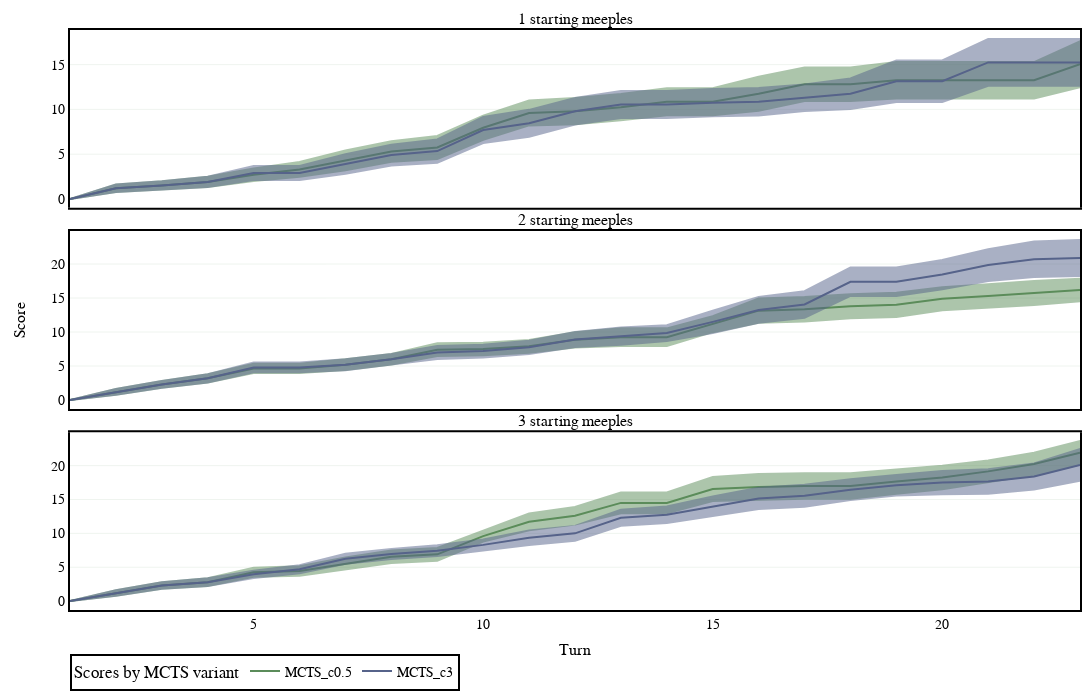

The code cell stored with this chart in its notebook:
### Code cell
#grouped = logs_list[1].groupby(["pg_game_turn"]).mean().reset_index()
#Plotly box plot
#fig = go.Figure()
#fig.add_trace(go.Box(x=logs_list[logs_names[1]]["pg_game_turn"],y=logs_list[logs_names[1]]["Score_p1"], name="Score_p1"))

#define variables
to_show = "Average" #Average or Boxplot
logs_index = 1
plot_separation_column = "initial_meeples"
box_group_column = "player_name"
x_column = "pg_game_turn"
y_column = "Score_p1"
#y_column = "avg_leaf_node_depth"
#y_column = "Meeples_p1"


#Calculate uniques
plot_identifiers = logs_list[logs_names[logs_index]][plot_separation_column].unique()
box_group_identifiers = logs_list[logs_names[logs_index]][box_group_column].unique()
colors = ["#5B8C5A","#56638A", "#EC7316"]
print("plot_identifiers", plot_identifiers)
print("box_group_identifiers", box_group_identifiers)

#Create figure
fig = make_subplots(rows=len(plot_identifiers)
                        ,cols=1
                        ,shared_xaxes=True
                        ,vertical_spacing=0.04
                        ,row_heights=[1/len(plot_identifiers) for _ in range(len(plot_identifiers))]
                        ,subplot_titles = [str(i) + " starting meeples" for i in plot_identifiers]
                        #, specs=[[{"secondary_y": True}] for _ in range(n_plots+1)]
                        ,x_title="Turn"
                        ,y_title='Score'
                        #,print_grid=True
                        )

for row, plot_identifier in enumerate(plot_identifiers):
    for group_id, box_group_identifier in enumerate(box_group_identifiers):
        data = logs_list[logs_names[logs_index]][logs_list[logs_names[logs_index]][plot_separation_column] == plot_identifier]
        data = data[data[box_group_column] == box_group_identifier]
        if to_show == "Average":
            x = list(data[x_column].unique())
            y1 = []
            y1_lower = []
            y1_upper = []
            for x_unique in x:
                temp_data = data[data[x_column] == x_unique]
                values = temp_data[y_column]
                current_mean = st.mean(values)
                y1.append(current_mean)
                std = st.stdev(values)
                #y_lower.append()
                y1_lower.append(current_mean - std / math.sqrt(len(values)))
                y1_upper.append(current_mean + std / math.sqrt(len(values)))
                #print(y1_lower[-1], y1[-1], y1_upper[-1])

            #Prepare data for plot
            x_rev = x[::-1]
            y1_lower = y1_lower[::-1]

            #Plot
            shadow_color = eu.color_rgb_to_hex(eu.brighten_color(eu.color_hex_to_rgb(colors[group_id]), 0.3))
            fig.add_trace(go.Scatter(
                    x=x+x_rev
                    ,y=y1_upper+y1_lower
                    ,fill='toself'
                    ,fillcolor=colors[group_id]
                    ,line_color=colors[group_id]
                    ,showlegend=False
                    ,opacity = 0.5
                    #,marker={"color":colors[group_id]}
                    )
                ,row=plot_identifier
                ,col=1)
            
            fig.add_trace(go.Scatter(
                    x=x
                    ,y=y1
                    ,line_color=colors[group_id]
                    ,name=str(box_group_identifier)
                    ,showlegend=row==1
                    ,legendgroup=str(box_group_identifier)
                    )
                ,row=plot_identifier
                ,col=1)
            

        elif to_show == "Boxplot":
            fig.add_trace(go.Box(x=data[x_column]
                                ,y=data[y_column]
                                ,name=str(box_group_identifier)
                                #, width=0.2
                                ,showlegend=row==1
                                ,legendgroup=str(box_group_identifier)
                                , marker={"color":colors[group_id]}
                                )
                            ,row=plot_identifier
                            ,col=1)

fig.update_layout(margin=dict(l=70, r=10, t=30, b=50)
                        ,width=1200
                        ,height=700
                        ,plot_bgcolor='rgba(0,0,0,0)'
                        #,plot_bgcolor="lightgray"
                        #,boxmode='group'
                        ,font = dict(family = "Arial", size = 14, color = "black")
                        ,legend=dict(
                            title = "Scores by MCTS variant"
                            ,orientation="h"
                            ,yanchor="top"
                            ,y=-0.075
                            #,xanchor="center"
                            #,x=0.4
                            ,bgcolor="white"#"lightgray"#"rgba(200, 255, 255, 0.8)"
                            ,font = dict(family = "Arial", size = 14, color = "black")
                            ,bordercolor="Black"
                            ,borderwidth=2
                            ,itemsizing='trace'
                            ,itemwidth = 30
                            ) 
                        )
if to_show == "Average":
    fig.update_traces(mode='lines')
elif to_show == "Boxplot":
    fig.update_layout(boxmode='group')
fig.update_xaxes(showline=True
                        , linewidth=2
                        , linecolor='black'
                        , mirror=True
                        )

fig.update_yaxes(showline=True
                    ,mirror=True
                    , linewidth=2
                    , linecolor='black'
                    #, nticks=5
                    #,tickmode = 'linear'
                    #,tick0 = 0
                    , gridcolor="#5B8C5A"
                    , gridwidth=0.1
                    #, dtick=5000
                    ,showgrid=True
                    )
fig.show()

### Figure 1 — Plotly figure (JSON) as saved in the notebook; plotly's stock layout.template omitted (floating-point values rounded to 4 significant figures)
{"data": [{"fill": "toself", "fillcolor": "#5B8C5A", "line": {"color": "#5B8C5A"}, "mode": "lines", "opacity": 0.5, "showlegend": false, "type": "scatter", "x": [1, 2, 3, 4, 5, 6, 7, 8, 9, 10, 11, 12, 13, 14, 15, 16, 17, 18, 19, 20, 21, 22, 23, 23, 22, 21, 20, 19, 18, 17, 16, 15, 14, 13, 12, 11, 10, 9, 8, 7, 6, 5, 4, 3, 2, 1], "xaxis": "x", "y": [0, 1.621, 1.978, 2.471, 3.4, 4.124, 5.408, 6.454, 7.039, 9.298, 10.99, 11.26, 11.72, 12.35, 12.35, 13.66, 14.67, 14.67, 15.28, 15.28, 15.28, 15.28, 17.61, 12.49, 11.22, 11.22, 11.22, 11.22, 10.93, 10.93, 9.839, 9.347, 9.347, 8.778, 8.335, 8.211, 6.602, 4.461, 4.146, 3.192, 2.476, 2, 1.329, 1.022, 0.7795, 0], "yaxis": "y"}, {"legendgroup": "MCTS_c0.5", "line": {"color": "#5B8C5A"}, "mode": "lines", "name": "MCTS_c0.5", "showlegend": false, "type": "scatter", "x": [1, 2, 3, 4, 5, 6, 7, 8, 9, 10, 11, 12, 13, 14, 15, 16, 17, 18, 19, 20, 21, 22, 23], "xaxis": "x", "y": [0, 1.2, 1.5, 1.9, 2.7, 3.3, 4.3, 5.3, 5.75, 7.95, 9.6, 9.8, 10.25, 10.85, 10.85, 11.75, 12.8, 12.8, 13.25, 13.25, 13.25, 13.25, 15.05], "yaxis": "y"}, {"fill": "toself", "fillcolor": "#56638A", "line": {"color": "#56638A"}, "mode": "lines", "opacity": 0.5, "showlegend": false, "type": "scatter", "x": [1, 2, 3, 4, 5, 6, 7, 8, 9, 10, 11, 12, 13, 14, 15, 16, 17, 18, 19, 20, 21, 22, 23, 23, 22, 21, 20, 19, 18, 17, 16, 15, 14, 13, 12, 11, 10, 9, 8, 7, 6, 5, 4, 3, 2, 1], "xaxis": "x", "y": [0, 1.621, 1.978, 2.471, 3.674, 3.674, 4.99, 6.056, 6.648, 9.151, 9.95, 11.29, 12.07, 12.07, 12.27, 12.38, 12.79, 13.46, 15.47, 15.47, 17.87, 17.87, 17.87, 12.63, 12.63, 12.63, 10.83, 10.83, 10.04, 9.81, 9.319, 9.23, 9.033, 9.033, 8.314, 6.95, 6.249, 4.052, 3.744, 2.81, 2.126, 2.126, 1.329, 1.022, 0.7795, 0], "yaxis": "y"}, {"legendgroup": "MCTS_c3", "line": {"color": "#56638A"}, "mode": "lines", "name": "MCTS_c3", "showlegend": false, "type": "scatter", "x": [1, 2, 3, 4, 5, 6, 7, 8, 9, 10, 11, 12, 13, 14, 15, 16, 17, 18, 19, 20, 21, 22, 23], "xaxis": "x", "y": [0, 1.2, 1.5, 1.9, 2.9, 2.9, 3.9, 4.9, 5.35, 7.7, 8.45, 9.8, 10.55, 10.55, 10.75, 10.85, 11.3, 11.75, 13.15, 13.15, 15.25, 15.25, 15.25], "yaxis": "y"}, {"fill": "toself", "fillcolor": "#5B8C5A", "line": {"color": "#5B8C5A"}, "mode": "lines", "opacity": 0.5, "showlegend": false, "type": "scatter", "x": [1, 2, 3, 4, 5, 6, 7, 8, 9, 10, 11, 12, 13, 14, 15, 16, 17, 18, 19, 20, 21, 22, 23, 23, 22, 21, 20, 19, 18, 17, 16, 15, 14, 13, 12, 11, 10, 9, 8, 7, 6, 5, 4, 3, 2, 1], "xaxis": "x2", "y": [0, 1.621, 2.787, 3.805, 5.339, 5.339, 5.997, 6.764, 8.339, 8.425, 8.832, 9.96, 10.54, 10.54, 12.32, 14.95, 15.15, 15.56, 15.79, 16.59, 17.02, 17.51, 17.85, 14.55, 13.99, 13.58, 13.21, 12.21, 12.04, 11.55, 11.35, 9.984, 7.957, 7.957, 7.74, 6.968, 6.575, 6.461, 5.236, 4.403, 3.961, 3.961, 2.595, 1.813, 0.7795, 0], "yaxis": "y2"}, {"legendgroup": "MCTS_c0.5", "line": {"color": "#5B8C5A"}, "mode": "lines", "name": "MCTS_c0.5", "showlegend": true, "type": "scatter", "x": [1, 2, 3, 4, 5, 6, 7, 8, 9, 10, 11, 12, 13, 14, 15, 16, 17, 18, 19, 20, 21, 22, 23], "xaxis": "x2", "y": [0, 1.2, 2.3, 3.2, 4.65, 4.65, 5.2, 6, 7.4, 7.5, 7.9, 8.85, 9.25, 9.25, 11.15, 13.15, 13.35, 13.8, 14, 14.9, 15.3, 15.75, 16.2], "yaxis": "y2"}, {"fill": "toself", "fillcolor": "#56638A", "line": {"color": "#56638A"}, "mode": "lines", "opacity": 0.5, "showlegend": false, "type": "scatter", "x": [1, 2, 3, 4, 5, 6, 7, 8, 9, 10, 11, 12, 13, 14, 15, 16, 17, 18, 19, 20, 21, 22, 23, 23, 22, 21, 20, 19, 18, 17, 16, 15, 14, 13, 12, 11, 10, 9, 8, 7, 6, 5, 4, 3, 2, 1], "xaxis": "x2", "y": [0, 1.621, 2.787, 3.805, 5.52, 5.52, 6.003, 6.771, 7.949, 8.136, 8.731, 10.01, 10.66, 11.01, 13.13, 15.15, 16, 19.49, 19.49, 20.6, 22.2, 23.3, 23.54, 18.26, 18.1, 17.5, 16.3, 15.31, 15.31, 12.1, 11.35, 9.869, 8.693, 8.143, 7.786, 6.769, 6.264, 6.051, 5.229, 4.397, 4.08, 4.08, 2.595, 1.813, 0.7795, 0], "yaxis": "y2"}, {"legendgroup": "MCTS_c3", "line": {"color": "#56638A"}, "mode": "lines", "name": "MCTS_c3", "showlegend": true, "type": "scatter", "x": [1, 2, 3, 4, 5, 6, 7, 8, 9, 10, 11, 12, 13, 14, 15, 16, 17, 18, 19, 20, 21, 22, 23], "xaxis": "x2", "y": [0, 1.2, 2.3, 3.2, 4.8, 4.8, 5.2, 6, 7, 7.2, 7.75, 8.9, 9.4, 9.85, 11.5, 13.25, 14.05, 17.4, 17.4, 18.45, 19.85, 20.7, 20.9], "yaxis": "y2"}, {"fill": "toself", "fillcolor": "#5B8C5A", "line": {"color": "#5B8C5A"}, "mode": "lines", "opacity": 0.5, "showlegend": false, "type": "scatter", "x": [1, 2, 3, 4, 5, 6, 7, 8, 9, 10, 11, 12, 13, 14, 15, 16, 17, 18, 19, 20, 21, 22, 23, 23, 22, 21, 20, 19, 18, 17, 16, 15, 14, 13, 12, 11, 10, 9, 8, 7, 6, 5, 4, 3, 2, 1], "xaxis": "x3", "y": [0, 1.621, 2.787, 3.369, 4.922, 5.148, 6.422, 7.466, 7.854, 10.42, 12.93, 13.91, 16.03, 16.03, 18.33, 18.76, 18.88, 18.88, 19.46, 19.99, 20.77, 21.89, 23.63, 20.17, 18.61, 17.53, 16.51, 15.84, 15.12, 15.12, 14.94, 14.77, 12.97, 12.97, 11.29, 10.47, 8.781, 5.946, 5.634, 4.678, 3.752, 3.578, 2.231, 1.813, 0.7795, 0], "yaxis": "y3"}, {"legendgroup": "MCTS_c0.5", "line": {"color": "#5B8C5A"}, "mode": "lines", "name": "MCTS_c0.5", "showlegend": false, "type": "scatter", "x": [1, 2, 3, 4, 5, 6, 7, 8, 9, 10, 11, 12, 13, 14, 15, 16, 17, 18, 19, 20, 21, 22, 23], "xaxis": "x3", "y": [0, 1.2, 2.3, 2.8, 4.25, 4.45, 5.55, 6.55, 6.9, 9.6, 11.7, 12.6, 14.5, 14.5, 16.55, 16.85, 17, 17, 17.65, 18.25, 19.15, 20.25, 21.9], "yaxis": "y3"}, {"fill": "toself", "fillcolor": "#56638A", "line": {"color": "#56638A"}, "mode": "lines", "opacity": 0.5, "showlegend": false, "type": "scatter", "x": [1, 2, 3, 4, 5, 6, 7, 8, 9, 10, 11, 12, 13, 14, 15, 16, 17, 18, 19, 20, 21, 22, 23, 23, 22, 21, 20, 19, 18, 17, 16, 15, 14, 13, 12, 11, 10, 9, 8, 7, 6, 5, 4, 3, 2, 1], "xaxis": "x3", "y": [0, 1.621, 2.787, 3.369, 4.476, 5.29, 6.979, 7.692, 8.25, 9.105, 10.41, 11.09, 13.48, 13.97, 15.45, 16.72, 17.17, 17.98, 18.62, 19.21, 19.45, 20.33, 22.44, 17.76, 16.47, 15.85, 15.79, 15.58, 14.92, 13.93, 13.58, 12.55, 11.53, 11.12, 8.909, 8.286, 7.495, 6.65, 6.208, 5.521, 4.11, 3.424, 2.231, 1.813, 0.7795, 0], "yaxis": "y3"}, {"legendgroup": "MCTS_c3", "line": {"color": "#56638A"}, "mode": "lines", "name": "MCTS_c3", "showlegend": false, "type": "scatter", "x": [1, 2, 3, 4, 5, 6, 7, 8, 9, 10, 11, 12, 13, 14, 15, 16, 17, 18, 19, 20, 21, 22, 23], "xaxis": "x3", "y": [0, 1.2, 2.3, 2.8, 3.95, 4.7, 6.25, 6.95, 7.45, 8.3, 9.35, 10, 12.3, 12.75, 14, 15.15, 15.55, 16.45, 17.1, 17.5, 17.65, 18.4, 20.1], "yaxis": "y3"}], "layout": {"annotations": [{"font": {"size": 16}, "showarrow": false, "text": "1 starting meeples", "x": 0.5, "xanchor": "center", "xref": "paper", "y": 1.0, "yanchor": "bottom", "yref": "paper"}, {"font": {"size": 16}, "showarrow": false, "text": "2 starting meeples", "x": 0.5, "xanchor": "center", "xref": "paper", "y": 0.6533, "yanchor": "bottom", "yref": "paper"}, {"font": {"size": 16}, "showarrow": false, "text": "3 starting meeples", "x": 0.5, "xanchor": "center", "xref": "paper", "y": 0.3067, "yanchor": "bottom", "yref": "paper"}, {"font": {"size": 16}, "showarrow": false, "text": "Turn", "x": 0.5, "xanchor": "center", "xref": "paper", "y": 0, "yanchor": "top", "yref": "paper", "yshift": -30}, {"font": {"size": 16}, "showarrow": false, "text": "Score", "textangle": -90, "x": 0, "xanchor": "right", "xref": "paper", "xshift": -40, "y": 0.5, "yanchor": "middle", "yref": "paper"}], "font": {"color": "black", "family": "Arial", "size": 14}, "height": 700, "legend": {"bgcolor": "white", "bordercolor": "Black", "borderwidth": 2, "font": {"color": "black", "family": "Arial", "size": 14}, "itemsizing": "trace", "itemwidth": 30, "orientation": "h", "title": {"text": "Scores by MCTS variant"}, "y": -0.075, "yanchor": "top"}, "margin": {"b": 50, "l": 70, "r": 10, "t": 30}, "plot_bgcolor": "rgba(0,0,0,0)", "width": 1200, "xaxis": {"anchor": "y", "domain": [0, 1], "linecolor": "black", "linewidth": 2, "matches": "x3", "mirror": true, "showline": true, "showticklabels": false}, "xaxis2": {"anchor": "y2", "domain": [0, 1], "linecolor": "black", "linewidth": 2, "matches": "x3", "mirror": true, "showline": true, "showticklabels": false}, "xaxis3": {"anchor": "y3", "domain": [0, 1], "linecolor": "black", "linewidth": 2, "mirror": true, "showline": true}, "yaxis": {"anchor": "x", "domain": [0.6933, 1.0], "gridcolor": "#5B8C5A", "gridwidth": 0.1, "linecolor": "black", "linewidth": 2, "mirror": true, "showgrid": true, "showline": true}, "yaxis2": {"anchor": "x2", "domain": [0.3467, 0.6533], "gridcolor": "#5B8C5A", "gridwidth": 0.1, "linecolor": "black", "linewidth": 2, "mirror": true, "showgrid": true, "showline": true}, "yaxis3": {"anchor": "x3", "domain": [0, 0.3067], "gridcolor": "#5B8C5A", "gridwidth": 0.1, "linecolor": "black", "linewidth": 2, "mirror": true, "showgrid": true, "showline": true}}}
